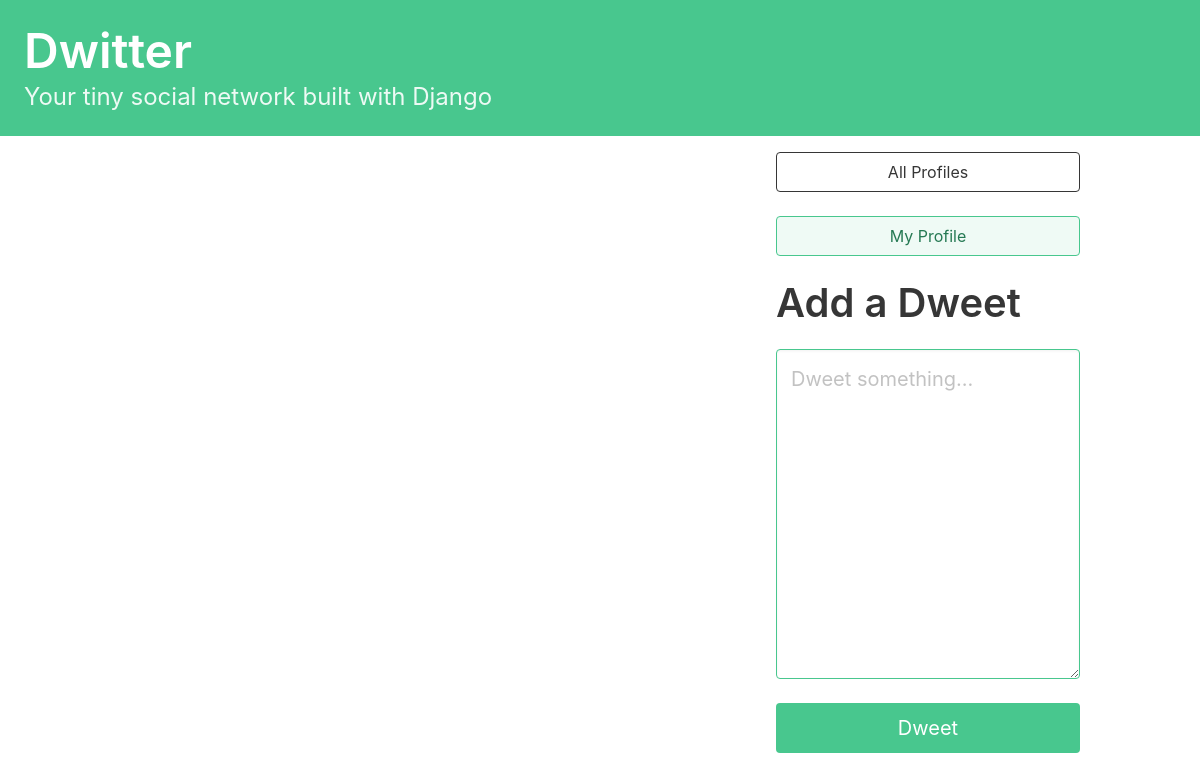
The app's page / (signed in), older data.
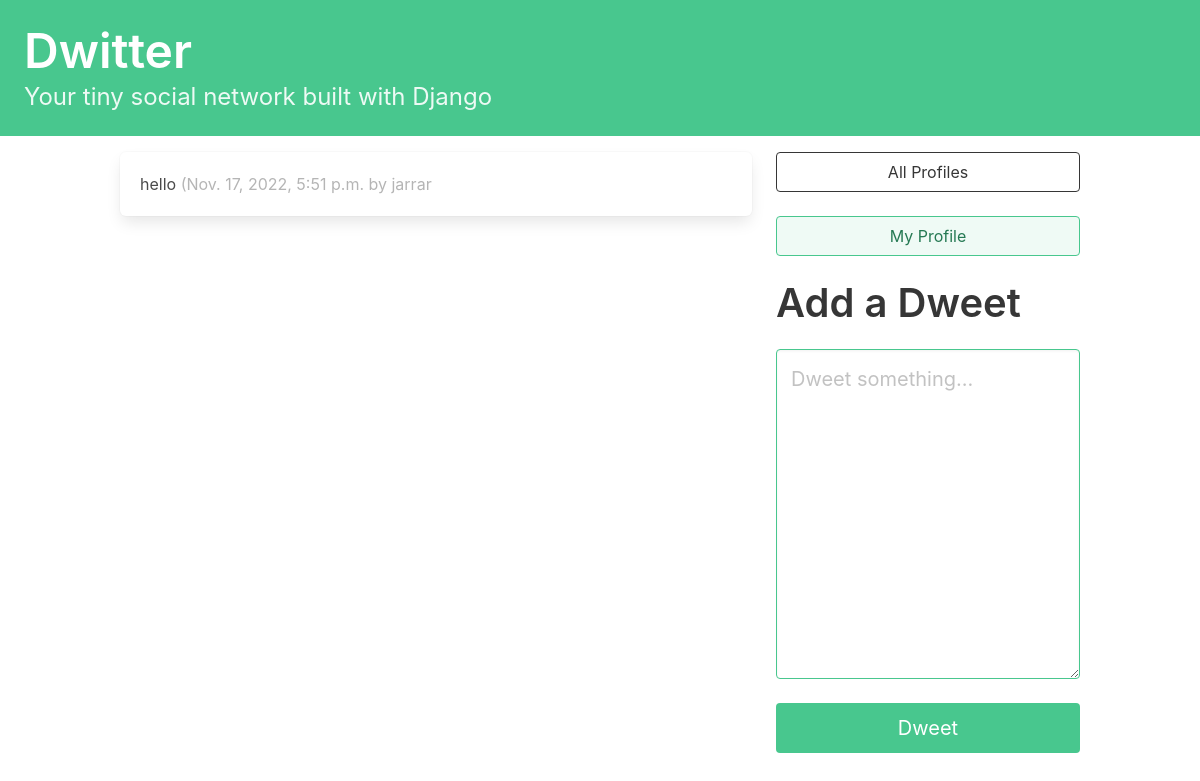
The same page, newer data.
### dwitter/models.py (models this page shows)
class Dweet(models.Model):
    user = models.ForeignKey(User,
        related_name="dweets",
        on_delete=models.DO_NOTHING)
    body = models.CharField(max_length=140)
    created_at = models.DateTimeField(auto_now_add=True)

### dwitter/views.py (the view)
# urls.py: path("", dashboard, name="dashboard"),
def dashboard(request):
    form = DweetForm(request.POST or None)
    if request.method == "POST":
        if form.is_valid():
            dweet = form.save(commit=False)
            dweet.user = request.user
            dweet.save()
            return redirect("dwitter:dashboard")
    followed_dweets = Dweet.objects.filter(
    user__profile__in=request.user.profile.follows.all()
    ).order_by("-created_at")
    return render(
        request,
        "dwitter/dashboard.html",
        {"form": form, "dweets": followed_dweets},
    )

### dwitter/forms.py
class DweetForm(forms.ModelForm):
    body = forms.CharField(
            required=True,
            widget=forms.widgets.Textarea(
            attrs={
                "placeholder": "Dweet something...",
                "class": "textarea is-success is-medium",
            }
            ),
            label="",
    )
    class Meta:
        model = Dweet
        exclude = ("user", )

### dwitter/templates/dwitter/dashboard.html (shortened to what this page needs)
{% extends 'base.html' %}
{% block content %}
<div class="column">
    {% for followed in user.profile.follows.all %}
    {% for dweet in followed.user.dweets.all %}
    <div class="box">
        {{dweet.body}}
        <span class="is-small has-text-grey-light">
            ({{ dweet.created_at }} by {{ dweet.user.username }}
        </span>
    </div>
    {% endfor %}
    {% endfor %}
</div>
<div class="column is-one-third">
    <div class="block">
        <a href="{% url 'dwitter:profile_list' %} ">
            <button class="button is-dark is-outlined is-fullwidth">
                All Profiles
            </button>
        </a>
    </div>
    <div class="block">
        <a href="{% url 'dwitter:profile' request.user.profile.id %} ">
            <button class="button is-success is-light is-outlined is-fullwidth">
                My Profile
            </button>
        </a>
    </div>
    <div class="block">
        <div class="block">
            <h2 class="title is-2">Add a Dweet</p>
        </div>
        <div class="block">
            <form method="post">
                {{ form.as_p }}
                <button class="button is-success is-fullwidth is-medium mt-5" type="submit">Dweet
                </button>
            </form>
        </div>
    </div>
</div>
{% endblock content %}

### dwitter/templates/base.html (shortened to what this page needs)
<!DOCTYPE html>
<html lang="en">
<head>
    <link rel="stylesheet" href="https://cdn.jsdelivr.net/npm/bulma@0.9.3/css/bulma.min.css">
</head>
<body>
    <section class="hero is-small is-success mb-4">
        <div class="hero-body">
            <h1 class="title is-1">Dwitter</h1>
            <p class="subtitle is-4">
                Your tiny social network built with Django
            </p>
        </div>
    </section>
    <div class="container">
        <div class="columns">
            {% block content %}
            {% endblock content %}
        </div>
    </div>
</body>
</html>

Row changes from the older to the newer data that the page shows:
added Dweet: body "hello", created_at "Nov. 17, 2022, 5:51 p.m.", user.username "jarrar"
